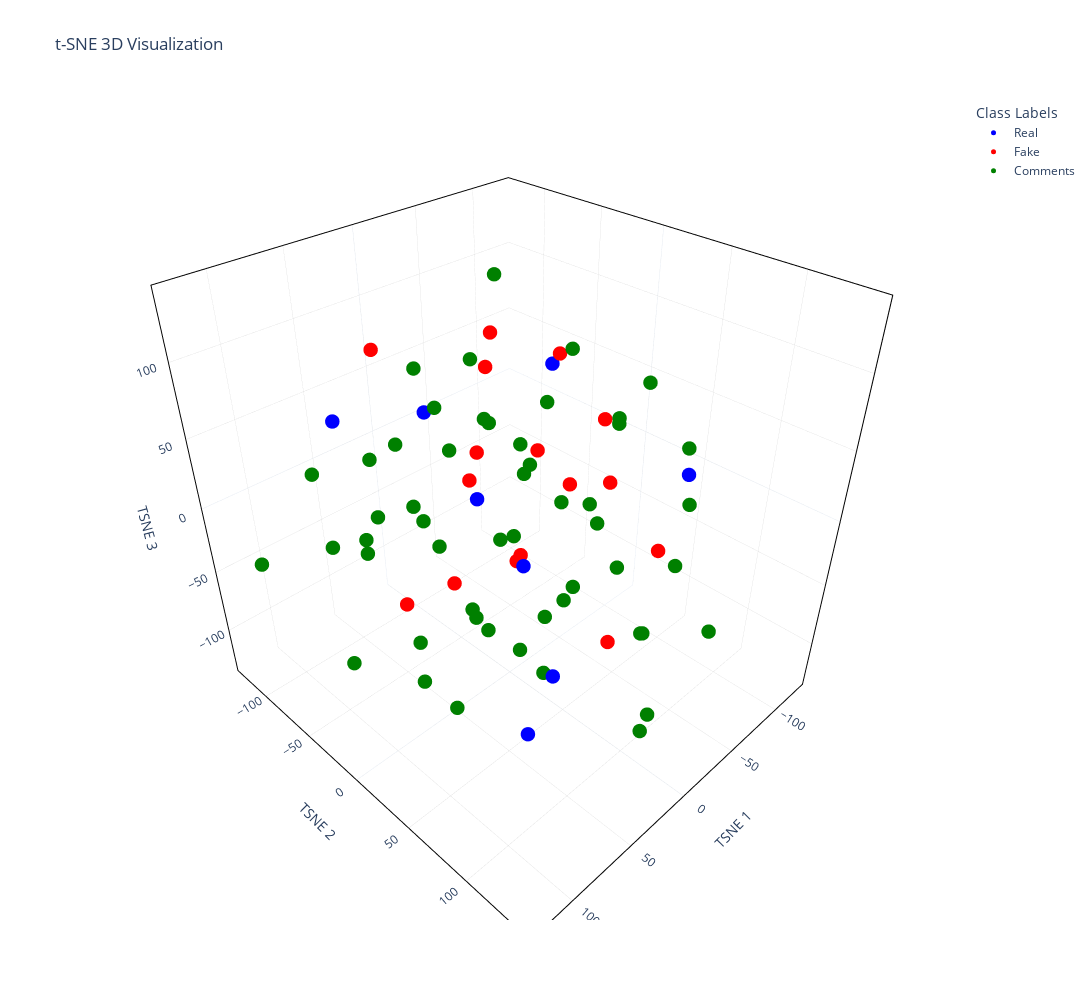

The notebook cell this image was saved under:
### Code cell
visualizer.reduce_dimensionality("tsne", n_components=3)
visualizer.visualize("tsne", n_components=3, title="t-SNE 3D Visualization")

### Figure 1 — Plotly figure (JSON) as saved in the notebook; plotly's stock layout.template omitted (floating-point values rounded to 4 significant figures; data arrays with more than 128 entries replaced by an {"elided": "..."} marker saying what was removed)
{"data": [{"customdata": [["UK TIER 2 Care home visas available inside UK and outside Uk as well can apply Leeds. Carehome 10 vacancies 7 females and 3 males 3 months experience Gloucestershire 8 vacancies 6 females and 2 males.", 1375, "Real"], ["Canada making progress with vaccine. Hopefully trials will prove to be successful as countries around the world race to find a way to protect global population.", 2053, "Real"], ["For those in the USA who have received their vaccine-- please consider signing up for the CDC's Vsafe after vaccination health checker. You can sign up anytime after receiving your first dose until 6 ", 3089, "Real"], ["I would like to acknowledge the entire Anesthesia staff the Anesthesiologist, CRNA’s and the Anesthesia Techs. These are the staff members on the front line responsible for intubations and placing the", 5265, "Real"], ["Female self-employed live-in carer needed for a lady near High Wycombe. Driver with own car preferred. Must have permission to work in the UK. £855/wk. Please PM me ref:SC No sponsorship available - s", 5790, "Real"], ["Keeping everyone of you in my prayers. Please know that your service to others at this tragic and chaotic time is what His Holiness always talks about. We are all extremely proud of you 🙏🏽💪🏼👍🏼", 4859, "Real"], ["https://www.mirror.co.uk/news/uk-news/breaking-coronavirus-mcdonalds-closing-uk-21735921 When they start closing big food chains that can only mean 1 thing!!!", 6540, "Real"], ["https://www.independent.co.uk/news/uk/politics/coronavirus-rent-mortgage-payments-covid-19-labour-corbyn-johnson-a9402596.html Why everyone didn't vote for Labour is beyond me!!! If our prime minister", 6702, "Real"]], "hovertemplate": "<b>Text:</b> %{customdata[0]}<br><b>ID:</b> %{customdata[1]}<br><b>Predict:</b> %{customdata[2]}", "marker": {"color": "blue", "size": 5}, "mode": "markers", "name": "Real", "type": "scatter3d", "x": [83.47, -84.08, 92.32, -3.626, -39.43, -118.5, 81.41, 79.72], "y": [115.9, 71.34, -40.53, -32.98, -126.3, -76.16, 92.95, 95.22], "z": [-1.835, 20.25, 84.3, -9.466, 2.392, 30.45, 54.4, -63.14]}, {"customdata": [["Are you all seeing a lot of “second timers”?? If you have, how far apart between diagnoses and was the second time generally worse or better symptom wise? Was it truly a second time contraction or was", 1280, "Fake"], ["Interesting. I can’t wait to see what info further research uncovers.", 871, "Fake"], ["Are there any articles objecting to the blood type theory that A blood types are 50% more likely to get ARDS version of Covid-19?", 4258, "Fake"], ["As my Grammy used to say, “If you don’t have any thing nice to say, don’t say anything at all.” A few of the MANY reasons why I’ve chosen to receive the COVID-19 Vaccine: 1. As a nurse I feel it is my", 5219, "Fake"], ["Anyone been tested for covid and it be negative...then your symptoms get worse? Been tested for flu, strep, mono, checked for pneumonia, PE...then covid tested again. Waiting on results. Feeling awful", 3332, "Fake"], ["We're praising a man for doing things he should have done as soon as this thing left China!!!", 6036, "Fake"], ["recruiting from india .middle east and phillippines only", 5190, "Fake"], ["Got my 1st vaccine today 😁", 1510, "Fake"], ["https://abcnews.go.com/Politics/9000-retired-army-medical-personnel-respond-armys-call/story?id=69833949&cid=social_fb_abcn Upbeat news—here comes some backup.", 51, "Fake"], ["A brave and noble man. 💚💙", 31, "Fake"], ["I have a tightness in my chest, no cough. I can’t tell if it’s anxiety or what.. I’m trying to stay away from the hospital if I can", 5510, "Fake"], ["To go with our cloth masks? Kudos to the community for loving on the local healthcare workers!", 3463, "Fake"], ["Great visual for understanding how cough, sneeze, or talking droplets work. How long they last, how they float, how to get rid of them etc. This is how covid or other airborne pathogens are spread.", 4785, "Fake"], ["Physicians may soon be able to tailor COVID19 treatments based on their genes.", 5983, "Fake"], ["Why does Aspirin, and or ibuprofen affect the body of somebody who has the coronavirus in a deadly way? Does anybody in the medical know why? I have a friend with the virus and would love to explain w", 3687, "Fake"], ["Is everyone wearing hair covers in their Covid rooms? We’ve been told not to and that it doesn’t ‘stick’ to hair... 🧐 then again they tell us something different every day.", 2961, "Fake"]], "hovertemplate": "<b>Text:</b> %{customdata[0]}<br><b>ID:</b> %{customdata[1]}<br><b>Predict:</b> %{customdata[2]}", "marker": {"color": "red", "size": 5}, "mode": "markers", "name": "Fake", "type": "scatter3d", "x": [8.722, -93.46, 56.29, 19.62, -36.23, 9.162, 67.61, 6.631, -31.41, -23.08, -64.76, 59.49, 29.63, -121.9, -86.95, -71.12], "y": [15.37, -46.33, -36.33, 2.303, -76.51, 90.66, 46.53, 29.92, -21.13, 59.28, -8.127, 15.24, -86.93, -27.84, 52.43, -89.92], "z": [-26.15, 57.56, -63.71, 106.0, -30.73, -43.86, 92.22, 59.45, -63.64, 37.63, -15.13, -14.36, 88.73, 3.369, -50.17, 65.66]}, {"customdata": {"elided": "52x3 mixed values"}, "hovertemplate": "<b>Text:</b> %{customdata[0]}<br><b>ID:</b> %{customdata[1]}<br><b>Predict:</b> %{customdata[2]}", "marker": {"color": "green", "size": 5}, "mode": "markers", "name": "Comments", "type": "scatter3d", "x": [1.742, -11.73, -95.56, -20.7, -14.46, -103.5, 51.69, -17.75, 31.88, -12.76, 107.5, -35.64, -40.39, 43.36, -55.37, 38.52, -50.61, -45.01, 47.01, 67.78, 125.1, 17.88, -85.42, -41.18, 13.9, -37.52, 38.9, 81.24, -125.5, 33.13, -62.01, 80.91, -12.45, 79.27, 42.8, 84.65, 89.1, 79.63, -29.7, 9.949, 31.94, -14.92, 64.2, 9.403, -78.84, -71.29, -14.38, -87.48, -2.239, 40.0, 111.8, 19.57], "y": [-67.11, 121.5, -15.87, -32.04, 34.47, -83.07, -80.84, -107.3, 2.428, 71.1, 42.84, 41.08, 79.31, 72.21, -66.01, -19.82, -17.03, 94.92, 140.3, 22.01, -85.72, -86.33, -113.4, -60.84, 44.59, 14.3, 140.3, -37.26, 41.91, 72.79, 0.5595, 17.46, 0.4908, 4.711, 52.26, 58.64, -55.1, -89.99, 96.91, -124.7, 36.33, -48.27, -50.2, 93.68, 40.3, -61.26, 141.9, 12.03, -23.67, -43.34, -25.42, -31.01], "z": [-63.22, 58.45, -50.3, 137.3, -60.18, -51.12, -38.3, 51.8, -66.04, 85.64, -40.21, -7.041, -76.35, -14.63, -87.1, 79.53, 49.28, -15.48, 19.27, -106.0, -20.3, 17.76, -16.49, 19.98, -97.54, 101.2, -57.26, -9.488, 8.218, 58.25, -96.95, 42.2, 21.35, -54.82, -53.24, 7.793, -105.8, 21.53, -129.1, -63.42, 16.38, 80.46, 43.12, 13.33, 73.78, -9.715, -17.93, 34.42, -115.2, 1.142, 17.94, 38.3]}], "layout": {"height": 1000, "legend": {"title": {"text": "Class Labels"}}, "scene": {"xaxis": {"gridcolor": "lightgray", "gridwidth": 0.5, "linecolor": "black", "linewidth": 2, "mirror": true, "showline": true, "title": {"text": "TSNE 1"}}, "yaxis": {"gridcolor": "lightgray", "gridwidth": 0.5, "linecolor": "black", "linewidth": 2, "mirror": true, "showline": true, "title": {"text": "TSNE 2"}}, "zaxis": {"gridcolor": "lightgray", "gridwidth": 0.5, "linecolor": "black", "linewidth": 2, "mirror": true, "showline": true, "title": {"text": "TSNE 3"}}}, "title": {"text": "t-SNE 3D Visualization"}, "width": 1400, "xaxis": {"gridcolor": "lightgray", "gridwidth": 0.5, "linecolor": "black", "linewidth": 2, "mirror": true, "showline": true, "title": {"text": "TSNE 1 →"}, "zeroline": true, "zerolinecolor": "black", "zerolinewidth": 1.2}, "yaxis": {"gridcolor": "lightgray", "gridwidth": 0.5, "linecolor": "black", "linewidth": 2, "mirror": true, "showline": true, "title": {"text": "TSNE 2 →"}, "zeroline": true, "zerolinecolor": "black", "zerolinewidth": 1.2}}}
